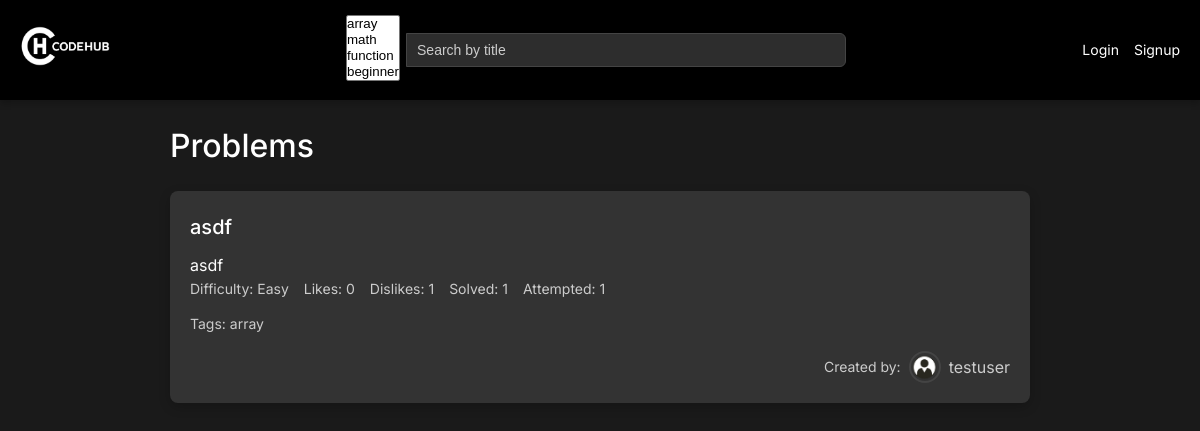
/, run on an earlier commit of the app's database.
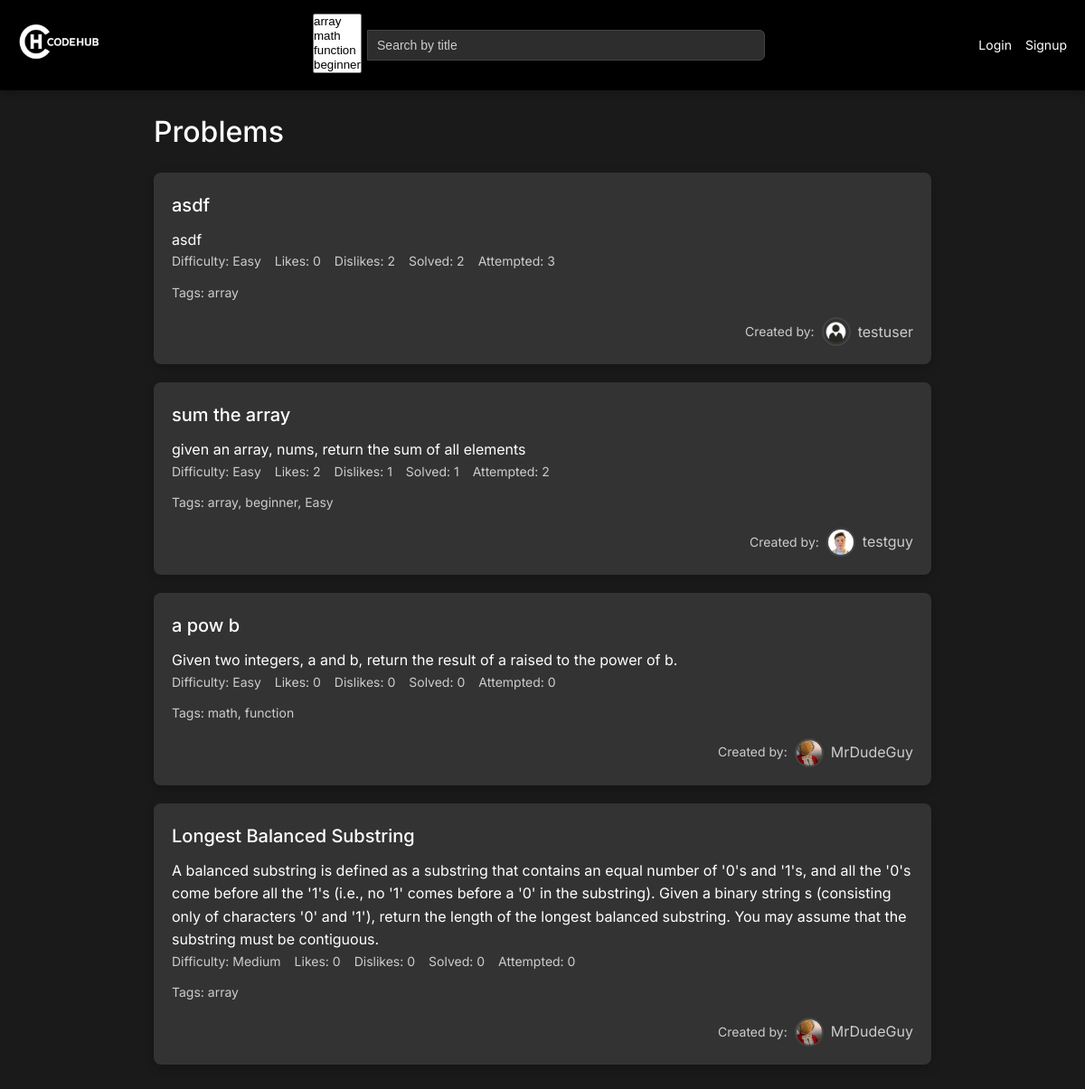
And on a later commit of the database.
### problems/models.py (models this page shows, shortened)
class Problem(models.Model):
    DIFFICULTY_CHOICES = (
        ('easy', 'Easy'),
        ('medium', 'Medium'),
        ('hard', 'Hard'),
    )
    title = models.CharField(max_length=200)
    description = models.TextField()
    difficulty = models.CharField(max_length=6, choices=DIFFICULTY_CHOICES, default='easy')
    created_by = models.ForeignKey(User, on_delete=models.CASCADE, related_name='problems')
    tags = models.ManyToManyField(Tag, blank=True)
    created_at = models.DateTimeField(auto_now_add=True)
    solution_code = models.TextField()
    function_header = models.TextField(blank=True, null=True)
    input_vars = models.JSONField(default=list, blank=True)
    return_type = models.CharField(max_length=50, default='None')
    attempted_by = models.ManyToManyField(User, related_name='attempted_problems', blank=True)
    solved_by = models.ManyToManyField(User, related_name='solved_problems', blank=True)

class Tag(models.Model):
    name = models.CharField(max_length=50, unique=True)

class Profile(models.Model):
    user = models.OneToOneField(User, on_delete=models.CASCADE)
    profile_picture = models.ImageField(upload_to='profile_pics/', blank=True, null=True)

### problems/views.py (the view, shortened to what this page needs)
# urls.py: path('', views.problem_list, name='problem_list'),
def problem_list(request):
    search_query = request.GET.get('q', '')
    selected_tags = request.GET.get('tags', '').split(',') if request.GET.get('tags') else []
    selected_tags = [tag for tag in selected_tags if tag]
    liked = request.GET.get('liked') == 'true'
    disliked = request.GET.get('disliked') == 'true'
    favorited = request.GET.get('favorited') == 'true'
    problems = Problem.objects.all().annotate(
        likes=Count('ratings', filter=Q(ratings__vote=1)),
        dislikes=Count('ratings', filter=Q(ratings__vote=-1))
    ).distinct()
    if search_query:
        problems = problems.filter(title__icontains=search_query)
    if selected_tags:
        for tag in selected_tags:
            problems = problems.filter(tags__name=tag)
    all_tags = Tag.objects.all()
    return render(request, 'problem_list.html', {
        'problems': problems,
        'search_query': search_query,
        'selected_tags': selected_tags,
        'all_tags': all_tags,
    })

### problems/templates/problem_list.html (shortened to what this page needs)
{% extends 'base.html' %}
{% load static %}
{% block content %}
    <h1>Problems</h1>
    {% for problem in problems %}
        <div class="problem-card">
            <a href="{% url 'problem_detail' problem.id %}" class="card-link"></a>
            <div class="card-content">
                <h2><a href="{% url 'problem_detail' problem.id %}">{{ problem.title }}</a></h2>
                <p>{{ problem.description }}</p>
                <div class="meta-row">
                    <div class="meta-item">
                        <span class="meta">Difficulty: {{ problem.difficulty|capfirst }}</span>
                    </div>
                    <div class="meta-item">
                        <span class="meta">Likes: {{ problem.likes }}</span>
                    </div>
                    <div class="meta-item">
                        <span class="meta">Dislikes: {{ problem.dislikes }}</span>
                    </div>
                    <div class="meta-item">
                        <span class="meta">Solved: {{ problem.solved_by.count }}</span>
                    </div>
                    <div class="meta-item">
                        <span class="meta">Attempted: {{ problem.attempted_by.count }}</span>
                    </div>
                </div>
                <div class="meta-item">
                    <span class="meta">Tags: {% for tag in problem.tags.all %}{{ tag.name }}{% if not forloop.last %}, {% endif %}{% empty %}None{% endfor %}</span>
                </div>
                <div class="user-container">
                    <span class="meta">Created by:</span>
                    <a href="{% url 'profile' %}?user={{ problem.created_by.username }}" class="user-link">
                        <img src="{% if problem.created_by.profile and problem.created_by.profile.profile_picture %}{{ problem.created_by.profile.profile_picture.url }}{% else %}{% static 'problems/default_profile.png' %}{% endif %}" alt="{{ problem.created_by.username }}'s Profile Picture" class="profile-pic">
                        {{ problem.created_by.username }}
                    </a>
                </div>
            </div>
        </div>
    {% empty %}
        <p>No problems available.</p>
    {% endfor %}
{% endblock %}

What changed in the data, as far as the page shows it:
computed for Problem "asdf": dislikes "1" → "2"; solved_by.count "1" → "2"; attempted_by.count "1" → "3"
added Problem: title "sum the array", description "given an array, nums, return the sum of all elements", difficulty "Easy", likes "2", dislikes "1", solved_by.count "1", attempted_by.count "2", created_by.profile_picture (picture), created_by.username "testguy", Tag (name "array")
now on this page (row unchanged): Tag: name "beginner"
added Tag: name "Easy", shown under "sum the array"
added Problem: title "a pow b", description "Given two integers, a and b, return the result of a raised to the power of b.", difficulty "Easy", likes "0", dislikes "0", solved_by.count "0", attempted_by.count "0", created_by.profile_picture (picture), created_by.username "MrDudeGuy"
now on this page (row unchanged): Tag: name "math"
now on this page (row unchanged): Tag: name "function"
added Problem: title "Longest Balanced Substring", description "A balanced substring is defined as a substring that contains an equal number of '0's and '1's, and all the '0's come before all the '1's (i.e., no '1' comes before a '0' in the substring). Given a binary string s (consisting only of characters '0' and '1'), return the length of the longest balanced substring. You may assume that the substring must be contiguous.", difficulty "Medium", likes "0", dislikes "0", solved_by.count "0", attempted_by.count "0", created_by.profile_picture (picture), created_by.username "MrDudeGuy", Tag (name "array")
